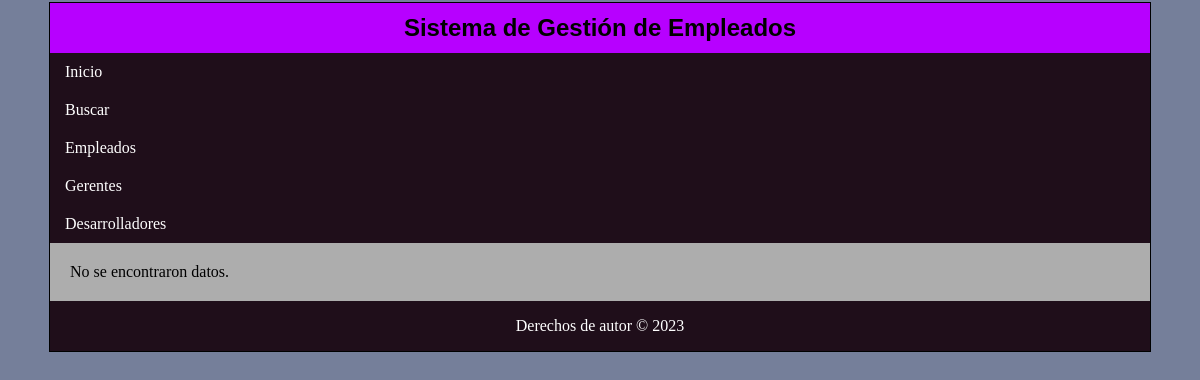
The app's page /empleados/desarrolladores/, older data.
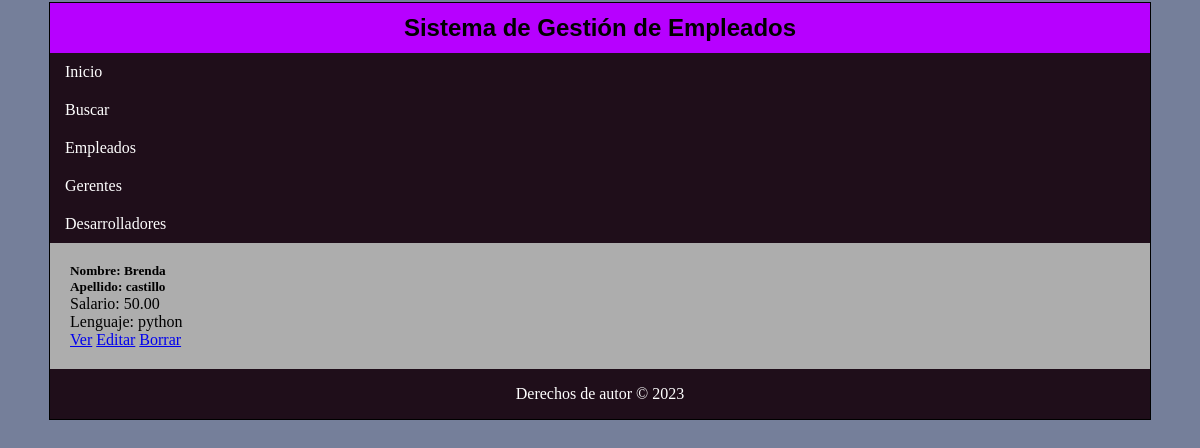
The same page, newer data.
### empleados/models.py (models this page shows, shortened)
class Desarrollador(models.Model):
    nombre = models.CharField(max_length=100)
    apellido = models.CharField(max_length=100)
    salario = models.DecimalField(max_digits=8, decimal_places=2)
    lenguaje = models.CharField(max_length=100)

### empleados/views.py (the view)
# urls.py: path('desarrolladores/', views.ListadoDesarrolladores.as_view(), name='listado_desarrolladores'),
class ListadoDesarrolladores(ListView):
    model = Desarrollador
    template_name = 'desarrolladores/listar_desarrollador.html'

### empleados/templates/desarrolladores/listar_desarrollador.html (shortened to what this page needs)
{% extends 'empleados/base.html' %}
{% load static %}
{% block main %}
{% if object_list %}
    <div class="row">
        {% for desarrollador in object_list %}
            <div class="card m-2" style="width: 18rem;">
                <div class="card-body">
                    <h5 class="card-title">Nombre: {{ desarrollador.nombre }} </h5>
                    <h5 class="card-title">Apellido: {{ desarrollador.apellido }}</h5>
                    <p class="card-text">Salario: {{ desarrollador.salario }}</p>
                    <p class="card-text">Lenguaje: {{ desarrollador.lenguaje }}</p>
                    <a href="{% url 'empleados:mostrar_desarrollador' desarrollador.id %}" class="btn btn-primary">Ver</a>
                    <a href="{% url 'empleados:editar_desarrollador' desarrollador.id %}" class="btn btn-primary">Editar</a>
                    <a href="{% url 'empleados:eliminar_desarrollador' desarrollador.id %}" class="btn btn-primary">Borrar</a>
                </div>
            </div>
        {% endfor %}
    </div>
{% else %}
    <div class="card" style="width: 18rem;">
        <div class="card-body">
            <p class="card-text">No se encontraron datos.</p>
        </div>
    </div>
{% endif %}
{% endblock main %}

Row changes from the older to the newer data that the page shows:
added Desarrollador: nombre "Brenda", apellido "castillo", salario "50.00", lenguaje "python"
Text that changed along with them:
text no longer shown: "No se encontraron datos."
